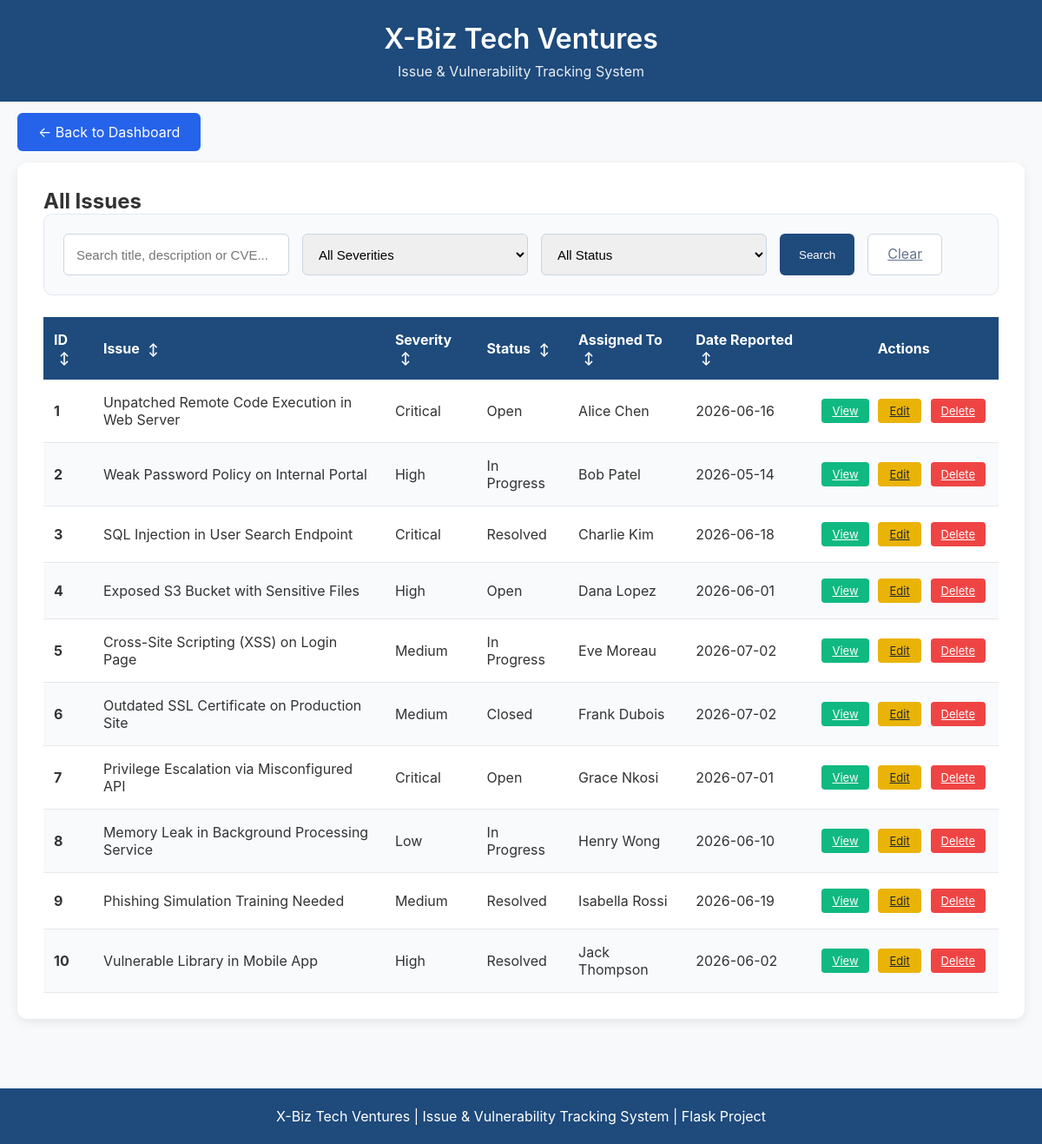
Page /issues on the committed database.
### tables this page shows
CREATE TABLE issues(
            id INTEGER PRIMARY KEY AUTOINCREMENT,
            title TEXT NOT NULL,
            description TEXT NOT NULL,
            severity TEXT NOT NULL,
            status TEXT NOT NULL,
            assigned_to TEXT,
            date_reported DATE,
            cve TEXT,
            remediation TEXT,
            created_at TIMESTAMP DEFAULT CURRENT_TIMESTAMP,
            last_updated TIMESTAMP DEFAULT CURRENT_TIMESTAMP
        );

### app.py (the view)
@app.route("/issues")
def view_issues():
    search = request.args.get('search', '').strip()
    severity_filter = request.args.get('severity', '')
    status_filter = request.args.get('status', '')
    connection = sqlite3.connect("issues.db")
    connection.row_factory = sqlite3.Row
    cursor = connection.cursor()
    query = "SELECT * FROM issues WHERE 1=1"
    params = []
    if search:
        query += " AND (title LIKE ? OR description LIKE ? OR cve LIKE ?)"
        params.extend([f"%{search}%", f"%{search}%", f"%{search}%"])
    if severity_filter:
        query += " AND severity = ?"
        params.append(severity_filter)
    if status_filter:
        query += " AND status = ?"
        params.append(status_filter)
    query += " ORDER BY id DESC"
    cursor.execute(query, params)
    issues = cursor.fetchall()
    connection.close()
    return render_template("view_issues.html", issues=issues, search=search, severity_filter=severity_filter, status_filter=status_filter)

### templates/view_issues.html (shortened to what this page needs)
<!DOCTYPE html>
<html lang="en">
<head>
</head>
<body>
<header>
    <h1>X-Biz Tech Ventures</h1>
    <p class="subtitle">Issue &amp; Vulnerability Tracking System</p>
</header>
<div class="nav">
    <a href="/" class="btn btn-primary" style="padding:12px 24px; background:#2563eb; color:white; text-decoration:none; border-radius:6px;">
        ← Back to Dashboard
    </a>
</div>
<div class="container">
    <div class="card">
        <h2>All Issues</h2>
        <div class="search-bar">
            <form method="GET" action="/issues" class="search-form">
                <input type="text" name="search" value="{{ search }}" placeholder="Search title, description or CVE...">
                <select name="severity">
                    <option value="">All Severities</option>
                </select>
                <select name="status">
                    <option value="">All Status</option>
                </select>
                <button type="submit" class="btn-search">Search</button>
                <a href="/issues" class="btn-clear">Clear</a>
            </form>
        </div>
        <table id="allIssuesTable">
            <thead>
                <tr>
                    <th onclick="sortTable(0, 'allIssuesTable')">ID <span class="arrow" id="arrow0">↕</span></th>
                    <th onclick="sortTable(1, 'allIssuesTable')">Issue <span class="arrow" id="arrow1">↕</span></th>
                    <th onclick="sortTable(2, 'allIssuesTable')">Severity <span class="arrow" id="arrow2">↕</span></th>
                    <th onclick="sortTable(3, 'allIssuesTable')">Status <span class="arrow" id="arrow3">↕</span></th>
                    <th onclick="sortTable(4, 'allIssuesTable')">Assigned To <span class="arrow" id="arrow4">↕</span></th>
                    <th onclick="sortTable(5, 'allIssuesTable')">Date Reported <span class="arrow" id="arrow5">↕</span></th>
                    <th class="center">Actions</th>
                </tr>
            </thead>
            <tbody>
                {% for item in issues|sort(attribute='id') %}
                <tr>
                    <td><strong>{{ item.id }}</strong></td>
                    <td>{{ item.title }}</td>
                    <td>{{ item.severity }}</td>
                    <td>{{ item.status }}</td>
                    <td>{{ item.assigned_to or "Not Assigned" }}</td>
                    <td>{{ item.date_reported or "N/A" }}</td>
                    <td class="actions-cell">
                        <a href="/view_issue/{{ item.id }}" class="btn-small btn-view">View</a>
                        <a href="/edit_issue/{{ item.id }}" class="btn-small btn-edit">Edit</a>
                        <a href="/delete_issue/{{ item.id }}" class="btn-small btn-delete" onclick="return confirm('Delete this issue?');">Delete</a>
                    </td>
                </tr>
                {% endfor %}
            </tbody>
        </table>
    </div>
</div>
<footer class="footer">
    X-Biz Tech Ventures | Issue &amp; Vulnerability Tracking System | Flask Project
</footer>
</body>
</html>

### templates/view_issues.html (style rules this page uses)
* { margin:0; padding:0; box-sizing:border-box; }
body { font-family:-apple-system,BlinkMacSystemFont,'Segoe UI',Roboto,sans-serif; background:#f8f9fa; color:#333; }
header { background:#1e4a7c; color:white; padding:25px 0; text-align:center; }
h1 { font-size:32px; font-weight:600; }
.subtitle { margin-top:8px; opacity:0.9; }
.nav { max-width:1200px; margin:25px auto; padding:0 20px; }
.container { max-width:1200px; margin:0 auto; padding:0 20px; }
.card { background:white; border-radius:12px; box-shadow:0 4px 12px rgba(0,0,0,0.08); padding:30px; }
.search-bar { background: #f8fafc; padding: 22px; border-radius: 10px; margin-bottom: 25px; border: 1px solid #e2e8f0; }
.search-form { display: flex; gap: 15px; flex-wrap: wrap; align-items: end; }
input[type="text"], select { padding: 12px 14px; border: 1px solid #cbd5e1; border-radius: 6px; font-size: 15px; width: 260px; height: 48px; }
.btn-search, .btn-clear { height: 48px; padding: 12px 22px; border-radius: 6px; }
.btn-search { background: #1e4a7c; color: white; border: none; }
.btn-clear { background: white; color: #64748b; border: 1px solid #cbd5e1; }
table { width:100%; border-collapse:collapse; }
th { background:#1e4a7c; color:white; padding:16px 12px; text-align:left; cursor:pointer; user-select: none; }
th .arrow { margin-left: 6px; font-size: 14px; }
th.center { text-align: center; }
td { padding:16px 12px; border-bottom:1px solid #e5e7eb; }
tr:nth-child(even) { background:#f8fafc; }
.actions-cell { text-align: center; white-space: nowrap; }
.btn-small { padding: 6px 12px; font-size: 13px; border-radius: 4px; margin: 2px 3px; display: inline-block; min-width: 50px; text-align: center; }
.btn-view { background:#10b981; color:white; }
.btn-edit { background:#eab308; color:#1f2937; }
.btn-delete { background:#ef4444; color:white; }
.footer { margin-top:80px; background:#1e4a7c; color:white; text-align:center; padding:22px; }

### rows in the picture
issues: id "1", title "Unpatched Remote Code Execution in Web Server", severity "Critical", status "Open", assigned_to "Alice Chen", date_reported "2026-06-16"
issues: id "2", title "Weak Password Policy on Internal Portal", severity "High", status "In Progress", assigned_to "Bob Patel", date_reported "2026-05-14"
issues: id "3", title "SQL Injection in User Search Endpoint", severity "Critical", status "Resolved", assigned_to "Charlie Kim", date_reported "2026-06-18"
issues: id "4", title "Exposed S3 Bucket with Sensitive Files", severity "High", status "Open", assigned_to "Dana Lopez", date_reported "2026-06-01"
issues: id "5", title "Cross-Site Scripting (XSS) on Login Page", severity "Medium", status "In Progress", assigned_to "Eve Moreau", date_reported "2026-07-02"
issues: id "6", title "Outdated SSL Certificate on Production Site", severity "Medium", status "Closed", assigned_to "Frank Dubois", date_reported "2026-07-02"
issues: id "7", title "Privilege Escalation via Misconfigured API", severity "Critical", status "Open", assigned_to "Grace Nkosi", date_reported "2026-07-01"
issues: id "8", title "Memory Leak in Background Processing Service", severity "Low", status "In Progress", assigned_to "Henry Wong", date_reported "2026-06-10"
issues: id "9", title "Phishing Simulation Training Needed", severity "Medium", status "Resolved", assigned_to "Isabella Rossi", date_reported "2026-06-19"
issues: id "10", title "Vulnerable Library in Mobile App", severity "High", status "Resolved", assigned_to "Jack Thompson", date_reported "2026-06-02"
